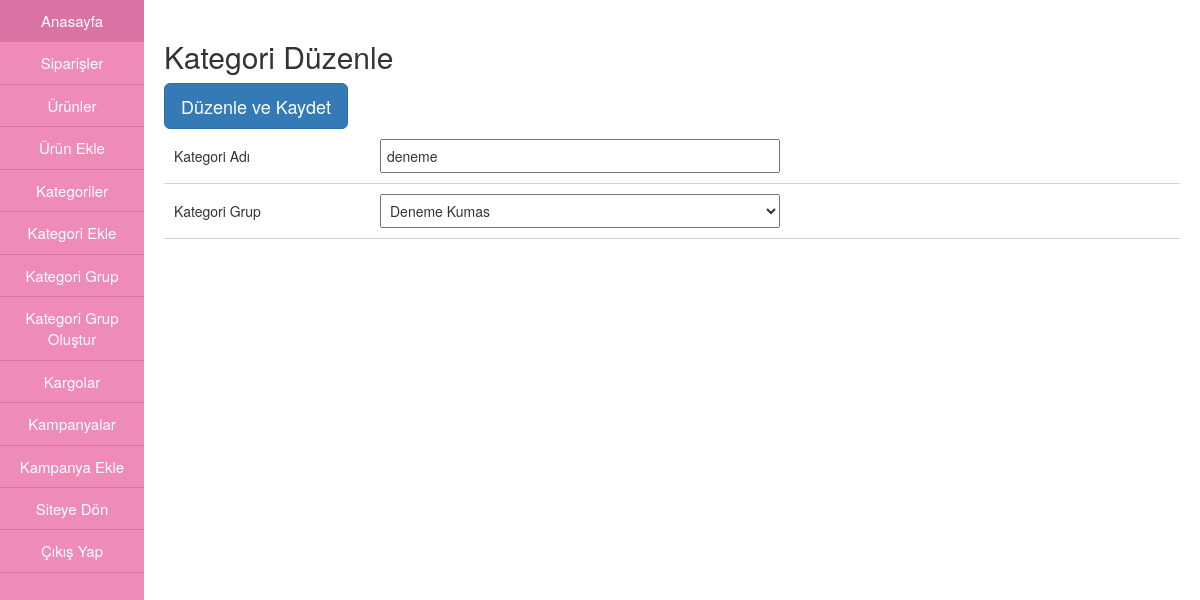
/admin/kategoriduzenle.php?id=11, run on the app's committed database.
### tables this page shows
CREATE TABLE IF NOT EXISTS `kategori_alt` (
  `kategori_alt_id` int(11) NOT NULL AUTO_INCREMENT,
  `kategori_alt_adi` varchar(255) NOT NULL,
  `ust_id` int(11) NOT NULL,
  PRIMARY KEY (`kategori_alt_id`)
);

CREATE TABLE IF NOT EXISTS `kategori_baslik` (
  `kategori_baslik_id` int(11) NOT NULL AUTO_INCREMENT,
  `kategori_baslik_adi` varchar(255) NOT NULL,
  `ust_id` int(11) NOT NULL,
  PRIMARY KEY (`kategori_baslik_id`)
);

### admin/kategoriduzenle.php (the view, shortened to what this page needs)
<?php
include "header.php";
include "menu.php";
 ?>
  	<div class="sag-ic">
      <h2>Kategori Düzenle</h2>
      <form action="" method="post" name="kategori" id="kategori">
      <input type="submit" class="btn btn-primary btn-lg urunekle" name="" value="Düzenle ve Kaydet">
      <div class="sag-ic-tablo2">
        <?php
          $katid = $_GET["id"];
          $sorgula = mysqli_query($conn,"SELECT * FROM kategori_alt WHERE kategori_alt_id = '$katid'");
          $yaz = mysqli_fetch_array($sorgula);
         ?>
        <table>
          <tr>
            <td>Kategori Adı</td>
            <td><input type="text" form="kategori" name="kategori_adi" value="<?php echo $yaz['kategori_alt_adi'] ?>"></td>
          </tr>
          <tr>
            <td>Kategori Grup</td>
            <td>
              <select name="kategori_grup" form="kategori">
                <option><?php
                  $ustid = $yaz["ust_id"];
                  $grupbul = mysqli_query($conn,"SELECT * FROM kategori_baslik WHERE kategori_baslik_id = '$ustid'");
                  $grupyaz = mysqli_fetch_array($grupbul);
                  echo $grupyaz["kategori_baslik_adi"];
                 ?></option>
              </select>
            </td>
          </tr>
        </table>
      </div>
      </form>
    </div>
<?php
include "footer.php";
?>

### admin/css/admin.css (style rules this page uses)
.sag-ic { float: right; width: 88%; height: 1000px; padding: 20px; }
.sag-ic table { width: 100%; }
.sag-ic table tr { border-bottom:1px solid #d1d1d1; }
.sag-ic table tr td { padding: 10px; }
.sag-ic-tablo2 table { margin-bottom: 100px; }
.sag-ic-tablo2 table tr td input,select { width: 400px; padding: 5px; }
.urunekle { margin-bottom: 10px 10px 50px 10px; }

### data on the page
kategori_alt: kategori_adi "deneme"
kategori_baslik: kategori_grup "Deneme Kumas"
